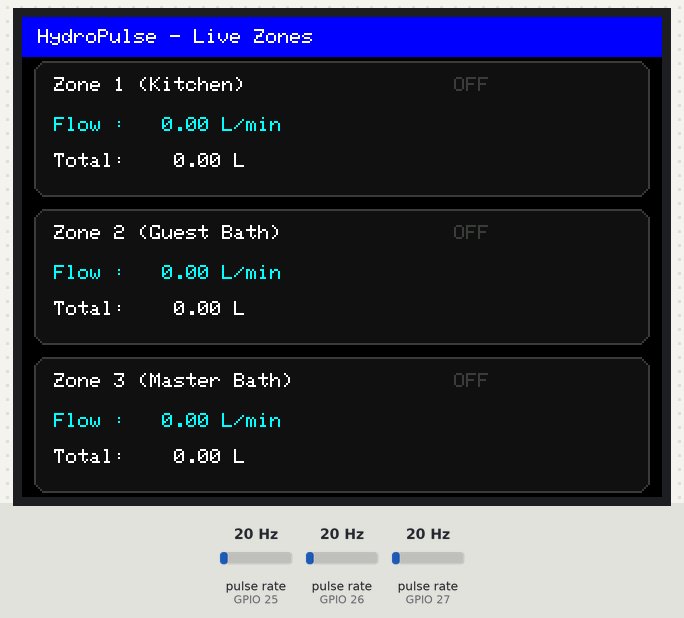
The program below on a simulated ESP32. Shown: 320×240 colour display. Wiring (inferred from the names in the program): 3 × pulse sensor: data GPIO 25 / data GPIO 26 / data GPIO 27. Inputs (shaded band) come from the test bench; at power-on: pulse rate (sensors on GPIO 25, GPIO 26, GPIO 27) 20 Hz. WiFi joins after 1.5 s; servers stay silent unless stated; no MQTT or app messages arrive unless stated; what the program prints to the serial monitor is not drawn.

Above: at 2.9 s.
3.0 s: pulse rate (sensor on GPIO 25) set to 4 Hz
At 4.7 s:
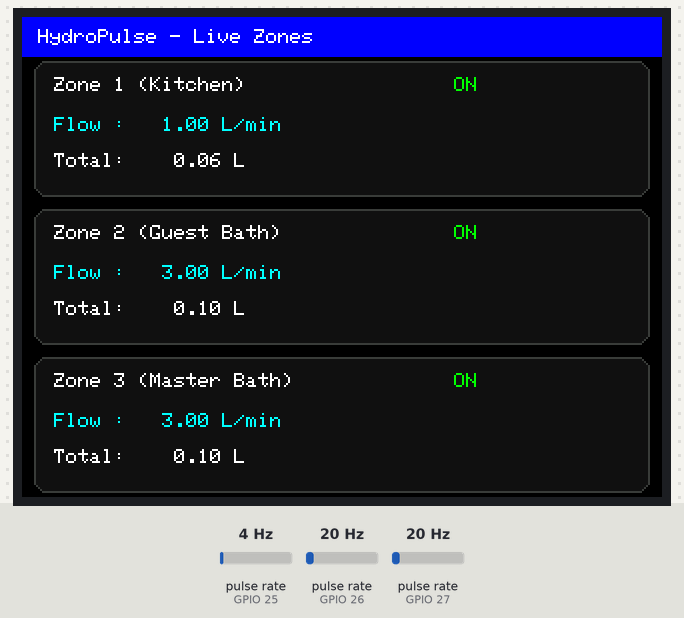
6.0 s: pulse rate (sensor on GPIO 26) set to 0 Hz
At 6.9 s:
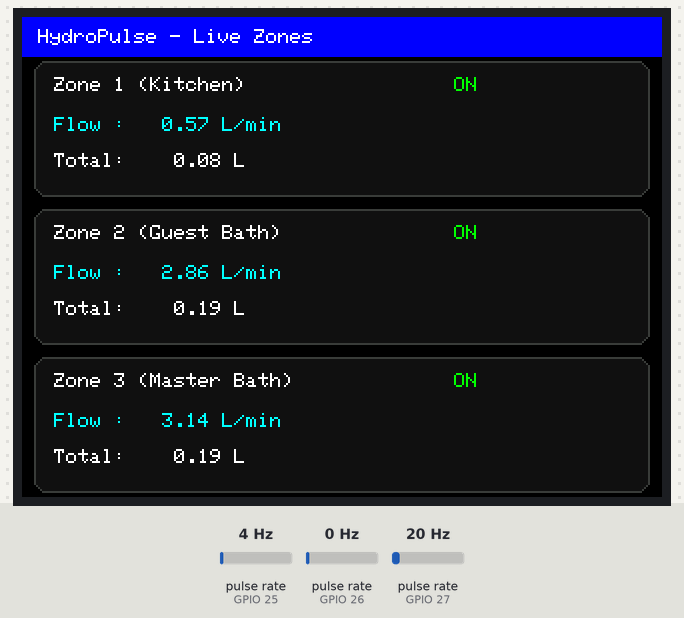
8.8 s: pulse rate (sensor on GPIO 27) set to 4 Hz
At 10.3 s:
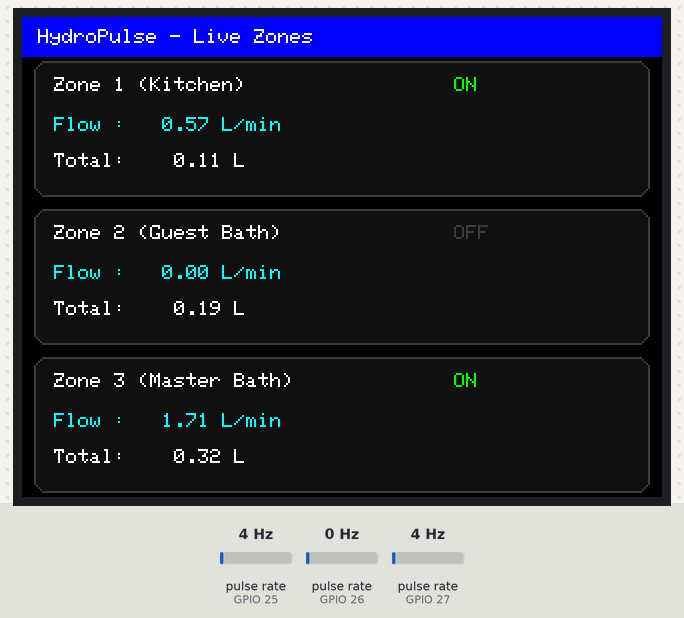
11.8 s: pulse rate (sensor on GPIO 25) set to 50 Hz
At 13.4 s:
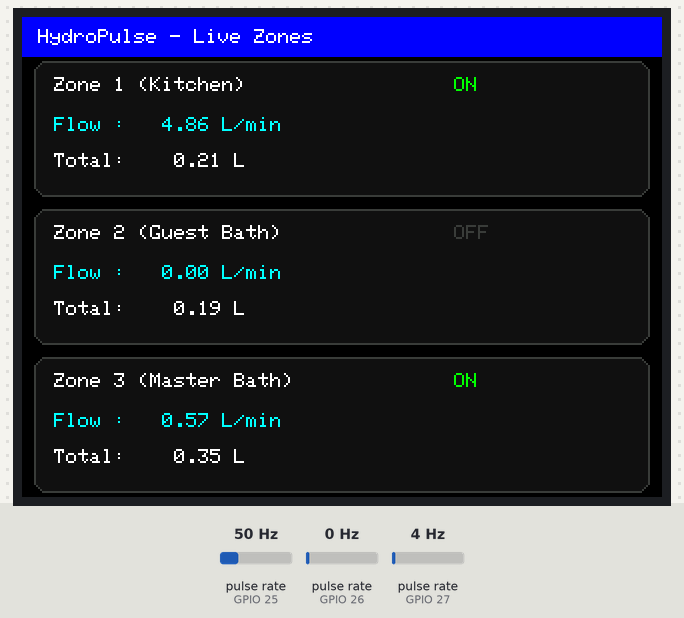
14.8 s: pulse rate (sensor on GPIO 26) set to 4 Hz
At 16.9 s:
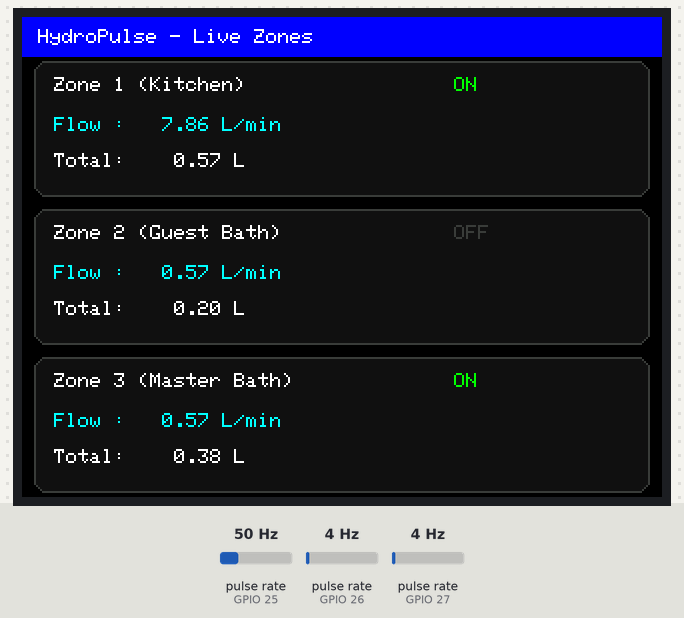
17.8 s: pulse rate (sensor on GPIO 27) set to 50 Hz
At 19.1 s:
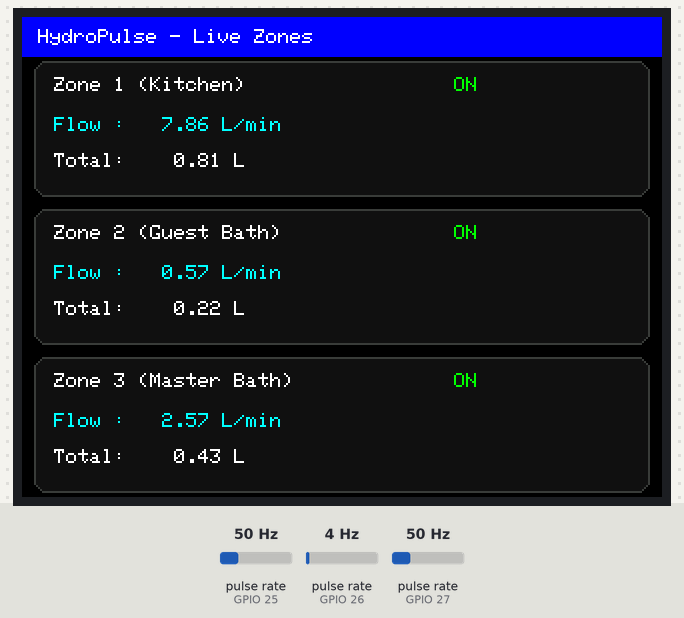
Timing chart, 0 to 20.8 s (numbered marks = the images above; inputs shaded):
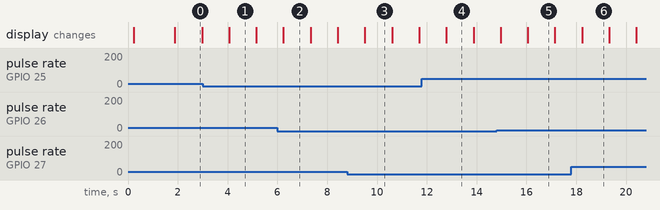

The program:

main.cpp
```cpp
#include <Arduino.h>
#include <WiFi.h>
#include <WiFiClientSecure.h>
#include <PubSubClient.h>
#include <ArduinoJson.h>
#include <SPI.h>
#include <Adafruit_GFX.h>
#include <Adafruit_ST7789.h>

// ==============================================================================
// CONFIG
// ==============================================================================
#define MQTT_MAX_PACKET_SIZE 256

const char *WIFI_SSID = "Danny";
const char *WIFI_PASSWORD = "nononnein";

const char *MQTT_BROKER = "7e224ba4113345ca914279edb263cf4c.s1.eu.hivemq.cloud";
const int MQTT_PORT = 8883;
const char *MQTT_USER = "hydropulse";
const char *MQTT_PASSWORD = "Hydropulse123";

const uint8_t PIN_SENSOR_1 = 25;
const uint8_t PIN_SENSOR_2 = 26;
const uint8_t PIN_SENSOR_3 = 27;

#define TFT_CS   21
#define TFT_DC   2
#define TFT_RST  17

Adafruit_ST7789 tft = Adafruit_ST7789(TFT_CS, TFT_DC, TFT_RST);

#define COLOR_DARKGREY 0x39E7

const float PULSES_PER_LITER = 450.0;
const float K_FACTOR = 7.0;

const unsigned long MIN_PULSE_INTERVAL_US_DEFAULT = 2500;
const unsigned long MIN_PULSE_INTERVAL_US_BY_ZONE[3] = {
  MIN_PULSE_INTERVAL_US_DEFAULT,
  MIN_PULSE_INTERVAL_US_DEFAULT,
  5000 // Zone 3 gets extra debounce to reject line noise.
};

const int MIN_VALID_PULSES_PER_SECOND_DEFAULT = 2;
const int MIN_VALID_PULSES_PER_SECOND_BY_ZONE[3] = {
  MIN_VALID_PULSES_PER_SECOND_DEFAULT,
  MIN_VALID_PULSES_PER_SECOND_DEFAULT,
  3 // Require a stronger signal on Zone 3 before reporting flow.
};

const float MAX_VALID_FLOW_LMIN = 60.0;
const float FLOW_ON_THRESHOLD_LMIN = 0.30;
const float FLOW_OFF_THRESHOLD_LMIN = 0.15;
const uint8_t FLOW_START_CONFIRM_SECONDS = 2;
const uint8_t FLOW_STOP_CONFIRM_SECONDS = 2;

const unsigned long THRESHOLD_LEAK_MS = 1800000;
const unsigned long THRESHOLD_LONG_USAGE_MS = 300000;

// ==============================================================================
// NETWORK
// ==============================================================================
WiFiClientSecure secureClient;
PubSubClient mqttClient(secureClient);

// ==============================================================================
// STRUCTS
// ==============================================================================
struct WaterSensor {
  String id;
  String name;
  uint8_t pin;

  volatile unsigned long totalPulses;
  volatile int pulsesThisSecond;

  float flowRateLmin;
  bool isFlowing;
  String status;

  unsigned long flowStartTimeMs;

  unsigned long sessionStartTimeMs;
  float sessionStartVolume;
  bool wasFlowing;

  unsigned long lastAlertTime;
};

// DTOs
struct TelemetryDTO {
  const char* zoneId;
  float flowRate;
  float totalVolume;
  const char* status;
};

struct AlertDTO {
  const char* zoneId;
  const char* alertType;
  const char* msg;
};

struct UsageDTO {
  const char* zoneId;
  float totalVolume;
  unsigned long durationMs;
  const char* status;
};

// ==============================================================================
// UTILS
// ==============================================================================
void logMsg(String msg) {
  Serial.println("[LOG] " + msg);
}

// ==============================================================================
// MQTT PUBLISHERS
// ==============================================================================
void publishTelemetry(TelemetryDTO data) {
  JsonDocument doc;
  doc["zoneId"] = data.zoneId;
  doc["flowRate"] = data.flowRate;
  doc["totalVol"] = data.totalVolume;
  doc["status"] = data.status;

  char buffer[256];
  serializeJson(doc, buffer);

  String topic = "hydropulse/zones/" + String(data.zoneId) + "/telemetry";
  if (mqttClient.publish(topic.c_str(), buffer)) {
    // logMsg("Telemetry sent to " + topic);
  } else {
    logMsg("Failed to send Telemetry to " + topic);
  }
}

void publishAlert(AlertDTO alert) {
  JsonDocument doc;
  doc["zoneId"] = alert.zoneId;
  doc["alertType"] = alert.alertType;
  doc["msg"] = alert.msg;

  char buffer[256];
  serializeJson(doc, buffer);

  String topic = "hydropulse/zones/" + String(alert.zoneId) + "/alerts";
  if (mqttClient.publish(topic.c_str(), buffer)) {
    logMsg("ALERT SENT: " + String(alert.alertType) + " on Zone " + String(alert.zoneId));
  } else {
    logMsg("Failed to send Alert to " + topic);
  }
}

void publishUsage(UsageDTO usage) {
  JsonDocument doc;
  doc["zoneId"] = usage.zoneId;
  doc["totalVol"] = usage.totalVolume;
  doc["duration"] = usage.durationMs;
  doc["status"] = usage.status;

  char buffer[256];
  serializeJson(doc, buffer);

  String topic = "hydropulse/zones/" + String(usage.zoneId) + "/usage";
  if (mqttClient.publish(topic.c_str(), buffer)) {
    logMsg("USAGE SENT: " + String(usage.totalVolume) + "L used on Zone " + String(usage.zoneId));
  } else {
    logMsg("Failed to send Usage to " + topic);
  }
}

// ==============================================================================
// SENSORS
// ==============================================================================
WaterSensor sensors[3] = {
  {"1", "Kitchen", 25, 0, 0, 0.0, false, "OFF", 0, 0, 0.0, false, 0},
  {"2", "Guest Bath", 26, 0, 0, 0.0, false, "OFF", 0, 0, 0.0, false, 0},
  {"3", "Master Bath", 27, 0, 0, 0.0, false, "OFF", 0, 0, 0.0, false, 0}
};

volatile unsigned long lastPulseTimeUs[3] = {0, 0, 0};
uint8_t flowOnCandidateSeconds[3] = {0, 0, 0};
uint8_t flowOffCandidateSeconds[3] = {0, 0, 0};

void IRAM_ATTR registerPulse(uint8_t sensorIndex) {
  unsigned long nowUs = micros();
  unsigned long elapsedUs = nowUs - lastPulseTimeUs[sensorIndex];
  unsigned long minPulseIntervalUs = MIN_PULSE_INTERVAL_US_BY_ZONE[sensorIndex];

  // Ignore pulses that are too close together (line noise/bounce).
  if (elapsedUs >= minPulseIntervalUs) {
    lastPulseTimeUs[sensorIndex] = nowUs;
    sensors[sensorIndex].pulsesThisSecond++;
  }
}

// ISR
void IRAM_ATTR handleInterruptSensor1() {
  registerPulse(0);
}
void IRAM_ATTR handleInterruptSensor2() {
  registerPulse(1);
}
void IRAM_ATTR handleInterruptSensor3() {
  registerPulse(2);
}

// ==============================================================================
// DISPLAY
// ==============================================================================
uint16_t statusColor(const String &status) {
  if (status == "LEAK") return ST77XX_RED;
  if (status == "WARN") return ST77XX_YELLOW;
  if (status == "ON") return ST77XX_GREEN;
  return COLOR_DARKGREY;
}

void initDisplay() {
  tft.init(240, 320);
  tft.setRotation(1); // Landscape 320x240
  tft.setTextWrap(false);
  tft.fillScreen(ST77XX_BLACK);

  tft.fillRect(0, 0, 320, 20, ST77XX_BLUE);
  tft.setCursor(8, 6);
  tft.setTextColor(ST77XX_WHITE, ST77XX_BLUE);
  tft.setTextSize(1);
  tft.print("HydroPulse - Live Zones");
}

void updateDisplay() {
  const int cardX = 6;
  const int cardW = 308;
  const int cardH = 68;
  const int cardGap = 6;
  const int topY = 22;
  const uint16_t cardBg = 0x1082;

  for (int i = 0; i < 3; i++) {
    float totalVol = sensors[i].totalPulses / PULSES_PER_LITER;
    int y = topY + (i * (cardH + cardGap));

    // Redraw each card to avoid overlapping text artifacts.
    tft.fillRoundRect(cardX, y, cardW, cardH, 6, cardBg);
    tft.drawRoundRect(cardX, y, cardW, cardH, 6, COLOR_DARKGREY);

    tft.setTextSize(1);
    tft.setTextColor(ST77XX_WHITE, cardBg);
    tft.setCursor(cardX + 10, y + 8);
    tft.printf("Zone %d (%s)", i + 1, sensors[i].name.c_str());

    tft.setTextColor(statusColor(sensors[i].status), cardBg);
    tft.setCursor(cardX + 210, y + 8);
    tft.printf("%-4s", sensors[i].status.c_str());

    tft.setCursor(cardX + 10, y + 28);
    tft.setTextColor(ST77XX_CYAN, cardBg);
    tft.setTextSize(1);
    tft.printf("Flow : %6.2f L/min", sensors[i].flowRateLmin);

    tft.setCursor(cardX + 10, y + 46);
    tft.setTextColor(ST77XX_WHITE, cardBg);
    tft.printf("Total: %7.2f L", totalVol);
  }
}

// ==============================================================================
// WIFI + MQTT
// ==============================================================================
void connectWiFi() {
  logMsg("Connecting to WiFi: " + String(WIFI_SSID));
  WiFi.begin(WIFI_SSID, WIFI_PASSWORD);
  while (WiFi.status() != WL_CONNECTED) {
    delay(500);
    Serial.print(".");
  }
  Serial.println();
  logMsg("WiFi Connected! IP: " + WiFi.localIP().toString());
}

void connectMQTT() {
  secureClient.setInsecure();
  mqttClient.setServer(MQTT_BROKER, MQTT_PORT);

  while (!mqttClient.connected()) {
    logMsg("Attempting MQTT connection...");
    if (mqttClient.connect("esp32", MQTT_USER, MQTT_PASSWORD)) {
      logMsg("MQTT Connected to HiveMQ!");
    } else {
      logMsg("MQTT Failed, rc=" + String(mqttClient.state()) + " (retrying in 2s)");
      delay(2000);
    }
  }
}

// ==============================================================================
// SETUP
// ==============================================================================
void setup() {
  Serial.begin(115200);
  logMsg("--- HydroPulse System Starting ---");

  initDisplay();
  logMsg("Display Initialized");

  connectWiFi();
  connectMQTT();

  mqttClient.setBufferSize(MQTT_MAX_PACKET_SIZE);

  pinMode(PIN_SENSOR_1, INPUT_PULLUP);
  pinMode(PIN_SENSOR_2, INPUT_PULLUP);
  pinMode(PIN_SENSOR_3, INPUT_PULLUP);

  unsigned long nowUs = micros();
  for (int i = 0; i < 3; i++) {
    sensors[i].pulsesThisSecond = 0;
    sensors[i].totalPulses = 0;
    lastPulseTimeUs[i] = nowUs;
    flowOnCandidateSeconds[i] = 0;
    flowOffCandidateSeconds[i] = 0;
  }

  attachInterrupt(digitalPinToInterrupt(PIN_SENSOR_1), handleInterruptSensor1, FALLING);
  attachInterrupt(digitalPinToInterrupt(PIN_SENSOR_2), handleInterruptSensor2, FALLING);
  attachInterrupt(digitalPinToInterrupt(PIN_SENSOR_3), handleInterruptSensor3, FALLING);

  logMsg("Sensors and Interrupts Ready");
}

// ==============================================================================
// LOOP
// ==============================================================================
unsigned long lastReportTimeMs = 0;

void loop() {
  if (!mqttClient.connected()) {
    connectMQTT();
  }
  mqttClient.loop();

  if (millis() - lastReportTimeMs >= 1000) {
    for (int i = 0; i < 3; i++) {
      int rawPulses = 0;

      noInterrupts();
      rawPulses = sensors[i].pulsesThisSecond;
      sensors[i].pulsesThisSecond = 0;
      interrupts();

      int validPulses = rawPulses;
      if (validPulses < MIN_VALID_PULSES_PER_SECOND_BY_ZONE[i]) {
        validPulses = 0;
      }

      sensors[i].flowRateLmin = validPulses / K_FACTOR;

      if (sensors[i].flowRateLmin > MAX_VALID_FLOW_LMIN) {
        sensors[i].flowRateLmin = 0.0;
        validPulses = 0;
      }

      sensors[i].totalPulses += validPulses;
      float totalVol = sensors[i].totalPulses / PULSES_PER_LITER;
      bool aboveOnThreshold = sensors[i].flowRateLmin > FLOW_ON_THRESHOLD_LMIN;
      bool belowOffThreshold = sensors[i].flowRateLmin < FLOW_OFF_THRESHOLD_LMIN;

      if (!sensors[i].isFlowing) {
        if (aboveOnThreshold) {
          if (flowOnCandidateSeconds[i] < FLOW_START_CONFIRM_SECONDS) {
            flowOnCandidateSeconds[i]++;
          }
        } else {
          flowOnCandidateSeconds[i] = 0;
        }

        if (flowOnCandidateSeconds[i] >= FLOW_START_CONFIRM_SECONDS) {
          sensors[i].flowStartTimeMs = millis();
          sensors[i].isFlowing = true;
          flowOnCandidateSeconds[i] = 0;
        }
        flowOffCandidateSeconds[i] = 0;

      } else {
        if (belowOffThreshold) {
          if (flowOffCandidateSeconds[i] < FLOW_STOP_CONFIRM_SECONDS) {
            flowOffCandidateSeconds[i]++;
          }
        } else {
          flowOffCandidateSeconds[i] = 0;
        }

        if (flowOffCandidateSeconds[i] >= FLOW_STOP_CONFIRM_SECONDS) {
          sensors[i].isFlowing = false;
          flowOffCandidateSeconds[i] = 0;
        }
        flowOnCandidateSeconds[i] = 0;
      }

      if (sensors[i].isFlowing) {
        unsigned long duration = millis() - sensors[i].flowStartTimeMs;

        if (duration > THRESHOLD_LEAK_MS) {
          sensors[i].status = "LEAK";

          if (millis() - sensors[i].lastAlertTime > 60000) {
            publishAlert({sensors[i].id.c_str(),"LEAK","Leak detected"});
            sensors[i].lastAlertTime = millis();
          }

        } else if (duration > THRESHOLD_LONG_USAGE_MS) {
          sensors[i].status = "WARN";
        } else {
          sensors[i].status = "ON";
        }

      } else {
        sensors[i].status = "OFF";
      }

      bool flowing = sensors[i].status != "OFF";

      if (flowing && !sensors[i].wasFlowing) {
        sensors[i].sessionStartTimeMs = millis();
        sensors[i].sessionStartVolume = totalVol;
        sensors[i].wasFlowing = true;
      }

      if (!flowing && sensors[i].wasFlowing) {
        float used = totalVol - sensors[i].sessionStartVolume;
        unsigned long duration = millis() - sensors[i].sessionStartTimeMs;

        if (used > 0.05) {
          publishUsage({sensors[i].id.c_str(), used, duration, "DONE"});
        }

        sensors[i].wasFlowing = false;
      }

      publishTelemetry({
        sensors[i].id.c_str(),
        sensors[i].flowRateLmin,
        totalVol,
        sensors[i].status.c_str()
      });
    }

    // Print summary to Serial for monitoring (after current sample is processed).
    Serial.printf("[LIVE] Z1: %.2f L/m | Z2: %.2f L/m | Z3: %.2f L/m\n",
                  sensors[0].flowRateLmin, sensors[1].flowRateLmin, sensors[2].flowRateLmin);

    updateDisplay();
    lastReportTimeMs = millis();
  }
}
```

Measured:
- what the display in image 0 shows lasts 1.1 s, from 1.9 s to 3.0 s
